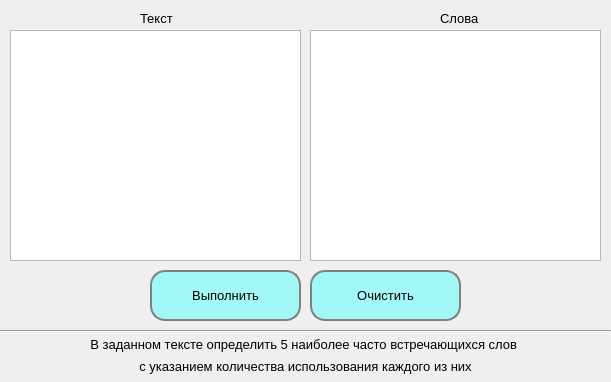
<?xml version="1.0" encoding="UTF-8"?>
<ui version="4.0">
 <class>Dialog</class>
 <widget class="QDialog" name="Dialog">
  <property name="geometry">
   <rect>
    <x>0</x>
    <y>0</y>
    <width>611</width>
    <height>382</height>
   </rect>
  </property>
  <property name="minimumSize">
   <size>
    <width>611</width>
    <height>382</height>
   </size>
  </property>
  <property name="maximumSize">
   <size>
    <width>611</width>
    <height>382</height>
   </size>
  </property>
  <property name="windowTitle">
   <string>Dialog</string>
  </property>
  <widget class="QTextEdit" name="textEdit_words">
   <property name="geometry">
    <rect>
     <x>310</x>
     <y>30</y>
     <width>291</width>
     <height>231</height>
    </rect>
   </property>
   <property name="font">
    <font>
     <family>Segoe UI</family>
     <pointsize>10</pointsize>
    </font>
   </property>
  </widget>
  <widget class="QTextEdit" name="textEdit_text">
   <property name="geometry">
    <rect>
     <x>10</x>
     <y>30</y>
     <width>291</width>
     <height>231</height>
    </rect>
   </property>
   <property name="font">
    <font>
     <family>Segoe UI</family>
     <pointsize>10</pointsize>
    </font>
   </property>
  </widget>
  <widget class="QLabel" name="label_1">
   <property name="geometry">
    <rect>
     <x>140</x>
     <y>10</y>
     <width>81</width>
     <height>16</height>
    </rect>
   </property>
   <property name="font">
    <font>
     <family>Segoe UI</family>
     <pointsize>10</pointsize>
    </font>
   </property>
   <property name="text">
    <string>Текст</string>
   </property>
  </widget>
  <widget class="QLabel" name="label_2">
   <property name="geometry">
    <rect>
     <x>440</x>
     <y>10</y>
     <width>81</width>
     <height>16</height>
    </rect>
   </property>
   <property name="font">
    <font>
     <family>Segoe UI</family>
     <pointsize>10</pointsize>
    </font>
   </property>
   <property name="text">
    <string>Слова</string>
   </property>
  </widget>
  <widget class="QPushButton" name="btn_solve">
   <property name="geometry">
    <rect>
     <x>150</x>
     <y>270</y>
     <width>151</width>
     <height>51</height>
    </rect>
   </property>
   <property name="font">
    <font>
     <family>Segoe UI</family>
     <pointsize>10</pointsize>
    </font>
   </property>
   <property name="styleSheet">
    <string notr="true">border: 2px solid gray;
border-radius: 15px;
background: rgb(85, 255, 255, 0.5);</string>
   </property>
   <property name="text">
    <string>Выполнить</string>
   </property>
  </widget>
  <widget class="QPushButton" name="btn_clear">
   <property name="geometry">
    <rect>
     <x>310</x>
     <y>270</y>
     <width>151</width>
     <height>51</height>
    </rect>
   </property>
   <property name="font">
    <font>
     <family>Segoe UI</family>
     <pointsize>10</pointsize>
    </font>
   </property>
   <property name="styleSheet">
    <string notr="true">border: 2px solid gray;
border-radius: 15px;
background: rgb(85, 255, 255, 0.5);</string>
   </property>
   <property name="text">
    <string>Очистить</string>
   </property>
  </widget>
  <widget class="QLabel" name="label_task_1">
   <property name="geometry">
    <rect>
     <x>10</x>
     <y>334</y>
     <width>591</width>
     <height>21</height>
    </rect>
   </property>
   <property name="font">
    <font>
     <family>Segoe UI</family>
     <pointsize>10</pointsize>
    </font>
   </property>
   <property name="text">
    <string>&lt;html&gt;&lt;head/&gt;&lt;body&gt;&lt;p&gt;В заданном тексте определить 5 наиболее часто встречающихся слов &lt;/p&gt;&lt;/body&gt;&lt;/html&gt;</string>
   </property>
   <property name="alignment">
    <set>Qt::AlignCenter</set>
   </property>
  </widget>
  <widget class="QLabel" name="label_task_2">
   <property name="geometry">
    <rect>
     <x>10</x>
     <y>357</y>
     <width>591</width>
     <height>20</height>
    </rect>
   </property>
   <property name="font">
    <font>
     <family>Segoe UI</family>
     <pointsize>10</pointsize>
    </font>
   </property>
   <property name="text">
    <string>&lt;html&gt;&lt;head/&gt;&lt;body&gt;&lt;p&gt;с указанием количества использования каждого из них&lt;/p&gt;&lt;/body&gt;&lt;/html&gt;</string>
   </property>
   <property name="alignment">
    <set>Qt::AlignCenter</set>
   </property>
  </widget>
  <widget class="Line" name="line">
   <property name="geometry">
    <rect>
     <x>0</x>
     <y>323</y>
     <width>611</width>
     <height>16</height>
    </rect>
   </property>
   <property name="orientation">
    <enum>Qt::Horizontal</enum>
   </property>
  </widget>
 </widget>
 <resources/>
 <connections/>
</ui>
